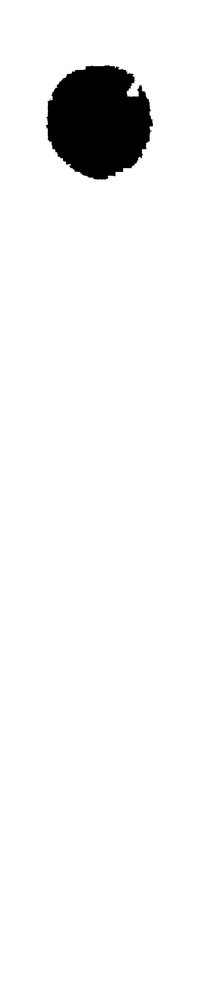
#> input picture 02.png, 213 x 1000 px, shrunk from 900 x 4217 before the run
$ python extract_bubbles_from_mask.py 02.png
#> lines starting #> are read from the running program, lines starting #| are printed output that depends on the picture; after the words box and inside, x2 and y2 are one past the last pixel; in counts of white or black regions, pixels touching at a corner belong together
#> in process_mask_file, mask_image is the input picture: PIL image 213x1000 RGBA; mean R, G, B, A 23.4, 23.4, 23.4, 32.3
#| Image size: (213, 1000)
#!/usr/bin/env python3
"""
Script to extract bubble coordinates from mask files
"""

import sys
import json
import cv2
import numpy as np
from pathlib import Path
from PIL import Image

def extract_bubble_contours(mask_image: Image.Image) -> list[dict]:
    """
    Extract contours from a mask image and return as a list of dictionaries

    :param mask_image: PIL Image of the mask
    :return: list of dictionaries with bubble contours and id
    """
    # Convert PIL image to OpenCV format
    mask_array = np.array(mask_image)

    # Convert to grayscale if needed
    if len(mask_array.shape) == 3:
        mask_array = cv2.cvtColor(mask_array, cv2.COLOR_RGB2GRAY)
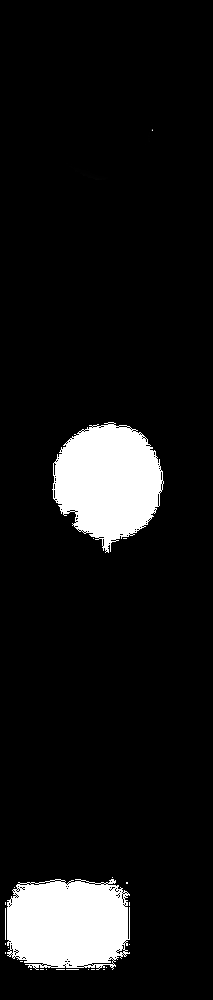
#> mask_array: shape (1000, 213); min 0, max 255, mean 23.4

    # Ensure array is uint8 for OpenCV
    if mask_array.dtype == bool:
        mask_array = mask_array.astype(np.uint8) * 255
    elif mask_array.dtype != np.uint8:
        mask_array = mask_array.astype(np.uint8)

    # Find contours
    contours, _ = cv2.findContours(mask_array, cv2.RETR_EXTERNAL, cv2.CHAIN_APPROX_SIMPLE)
#> contours = 35 contours, 32 with area under 20; largest, box (x1, y1, x2, y2) and area: (52, 422, 164, 553) 9876, (7, 879, 130, 970) 9508, (69, 166, 108, 180) 117

    # Convert contours to desired format
    bubble_data = []
    for i, contour in enumerate(contours):
        # Skip very small contours (noise)
        if cv2.contourArea(contour) < 100:
            continue

        # Simplify contour to reduce number of points
        epsilon = 0.02 * cv2.arcLength(contour, True)
        simplified_contour = cv2.approxPolyDP(contour, epsilon, True)

        # Convert to list of points [x, y]
        points = [[int(point[0][0]), int(point[0][1])] for point in simplified_contour]

        bubble_data.append({
            "id": i + 1,
            "points": points
        })
#> this loop made 35 passes
#> contour on passes 1 to 12: [[103, 969], [104, 969]], [[91, 969], [94, 969]], [[88, 969]], [[66, 969], [78, 969]], [[56, 969], [64, 969]], [[46, 969]], [[40, 969], [43, 969]], [[30, 969], [31, 969]], [[106, 967]], [[20, 961], [22, 961]], [[5, 952], [5, 953]], [[8, 947]]
#> (epsilon, points) on passes 20, 26: (14.82, [[18, 882], [7, 955], [112, 969], [129, 953], [115, 880]]), (1.8, [[69, 166], [88, 177], [107, 178]])
#> after the loop, bubble_data = 3 items

    return bubble_data

def save_bubble_coordinates(bubble_data: list[dict], output_path: Path) -> None:
    """
    Save bubble coordinates to a JSON file

    :param bubble_data: list of bubble contour data
    :param output_path: path to save JSON file
    """
    try:
        with open(output_path, 'w', encoding='utf-8') as f:
            json.dump(bubble_data, f, indent=2, ensure_ascii=False)
        print(f"Saved {len(bubble_data)} bubbles to: {output_path}")
    except Exception as e:
        print(f"Failed to save file: {e}")

def process_mask_file(mask_path: Path) -> list[dict]:
    """
    Process a single mask file and extract bubble coordinates

    :param mask_path: path to mask file
    :return: list of bubble data
    """
    if not mask_path.exists():
        print(f"File not found: {mask_path}")
        return []

    print(f"Processing file: {mask_path}")

    # Read mask image
    try:
        mask_image = Image.open(mask_path)
        print(f"Image size: {mask_image.size}")
    except Exception as e:
        print(f"Failed to read image: {e}")
        return []

    # Extract bubble coordinates
    bubble_data = extract_bubble_contours(mask_image)
#> bubble_data = 3 items
    print(f"Found {len(bubble_data)} bubbles")
#| Found 3 bubbles

    if not bubble_data:
        print("No bubbles detected in the image")
        return []

    # Print sample details
    for bubble in bubble_data:
        print(f"  Bubble {bubble['id']}: {len(bubble['points'])} points")
        if bubble['points']:
            x_coords = [p[0] for p in bubble['points']]
            y_coords = [p[1] for p in bubble['points']]
            min_x, max_x = min(x_coords), max(x_coords)
            min_y, max_y = min(y_coords), max(y_coords)
            print(f"    Bounding box: ({min_x}, {min_y}) to ({max_x}, {max_y})")
#> this loop made 3 passes
#> (bubble, x_coords, y_coords, min_x, max_x, min_y, max_y) on pass 3: ({'id': 26, 'points': [[69, 166], [88, 177], [107, 178]]}, [69, 88, 107], [166, 177, 178], 69, 107, 166, 178)
#> (x_coords, y_coords, min_x, max_x, min_y, max_y) on passes 1 to 2: ([18, 7, 112, 129, 115], [882, 955, 969, 953, 880], 7, 129, 880, 969), ([113, 74, 53, 61, 105, 147, 163, 147], [422, 434, 463, 513, 552, 524, 483, 439], 53, 163, 422, 552)
#|   Bubble 20: 5 points
#|     Bounding box: (7, 880) to (129, 969)
#|   Bubble 24: 8 points
#|     Bounding box: (53, 422) to (163, 552)
#|   Bubble 26: 3 points
#|     Bounding box: (69, 166) to (107, 178)

    return bubble_data

def main():
    """Main function"""
    print("Bubble coordinates extractor from mask files")
    print("=" * 50)

    if len(sys.argv) < 2:
        print("Usage:")
        print(f"  python {sys.argv[0]} <mask_file>")
        print(f"  python {sys.argv[0]} <folder_with_mask_files>")
        print("\nExamples:")
        print(f"  python {sys.argv[0]} image_mask.png")
        print(f"  python {sys.argv[0]} C:\\path\\to\\folder")
        return

    input_path = Path(sys.argv[1])

    if input_path.is_file():
        # Process single file
        bubble_data = process_mask_file(input_path)
#> bubble_data = 3 items
        if bubble_data:
            output_path = input_path.parent / f"{input_path.stem}_bubbles.json"
            save_bubble_coordinates(bubble_data, output_path)
#| Saved 3 bubbles to: 02_bubbles.json
    elif input_path.is_dir():
        # Process all mask files in folder
        mask_files = (
            list(input_path.glob("*_mask.png")) +
            list(input_path.glob("*mask*.png")) +
            list(input_path.glob("*_mask.jpg")) +
            list(input_path.glob("*mask*.jpg"))
        )

        if not mask_files:
            print(f"No mask files found in: {input_path}")
            print("Looking for files ending with '_mask.png' or containing 'mask' in the name")
            return

        print(f"Found {len(mask_files)} mask files")

        all_data = {}

        for mask_file in sorted(mask_files):
            print(f"\n{'='*50}")
            bubble_data = process_mask_file(mask_file)
            all_data[mask_file.stem] = bubble_data

        # Save one JSON file with all results
        output_path = input_path / "all_bubbles.json"
        try:
            with open(output_path, 'w', encoding='utf-8') as f:
                json.dump(all_data, f, indent=2, ensure_ascii=False)
            print(f"\nAll results saved to: {output_path}")
        except Exception as e:
            print(f"Failed to save file: {e}")
    else:
        print(f"Invalid path: {input_path}")

if __name__ == "__main__":
    main()
